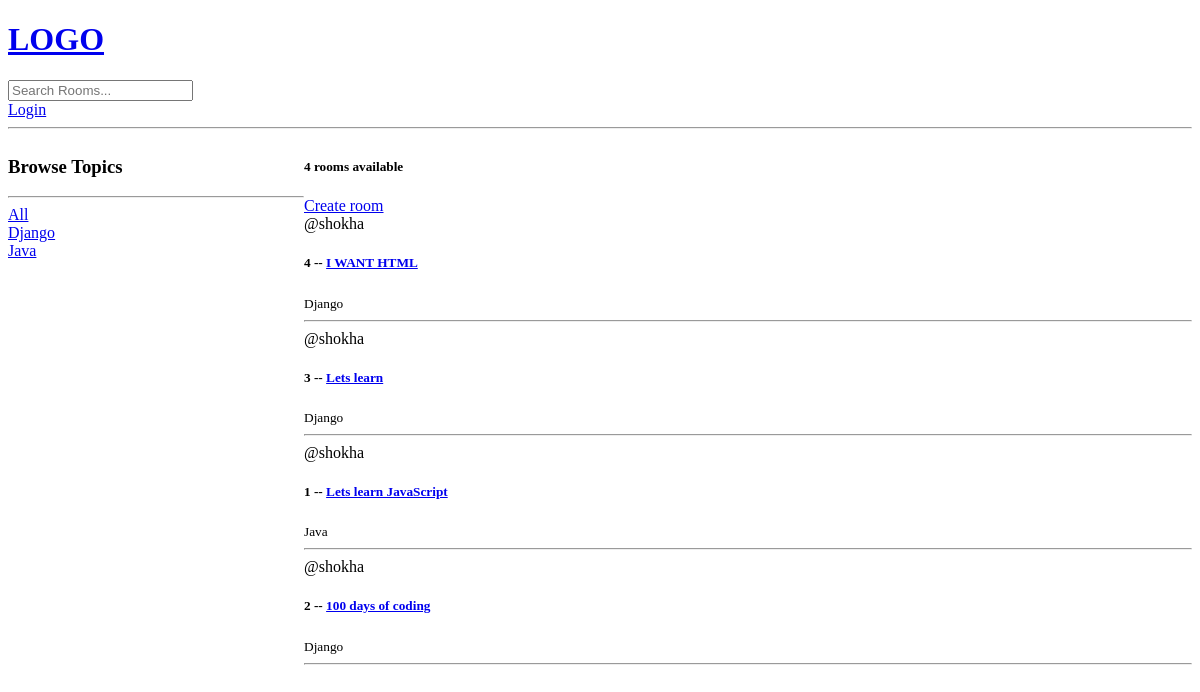
/, run on an earlier commit of the app's database.
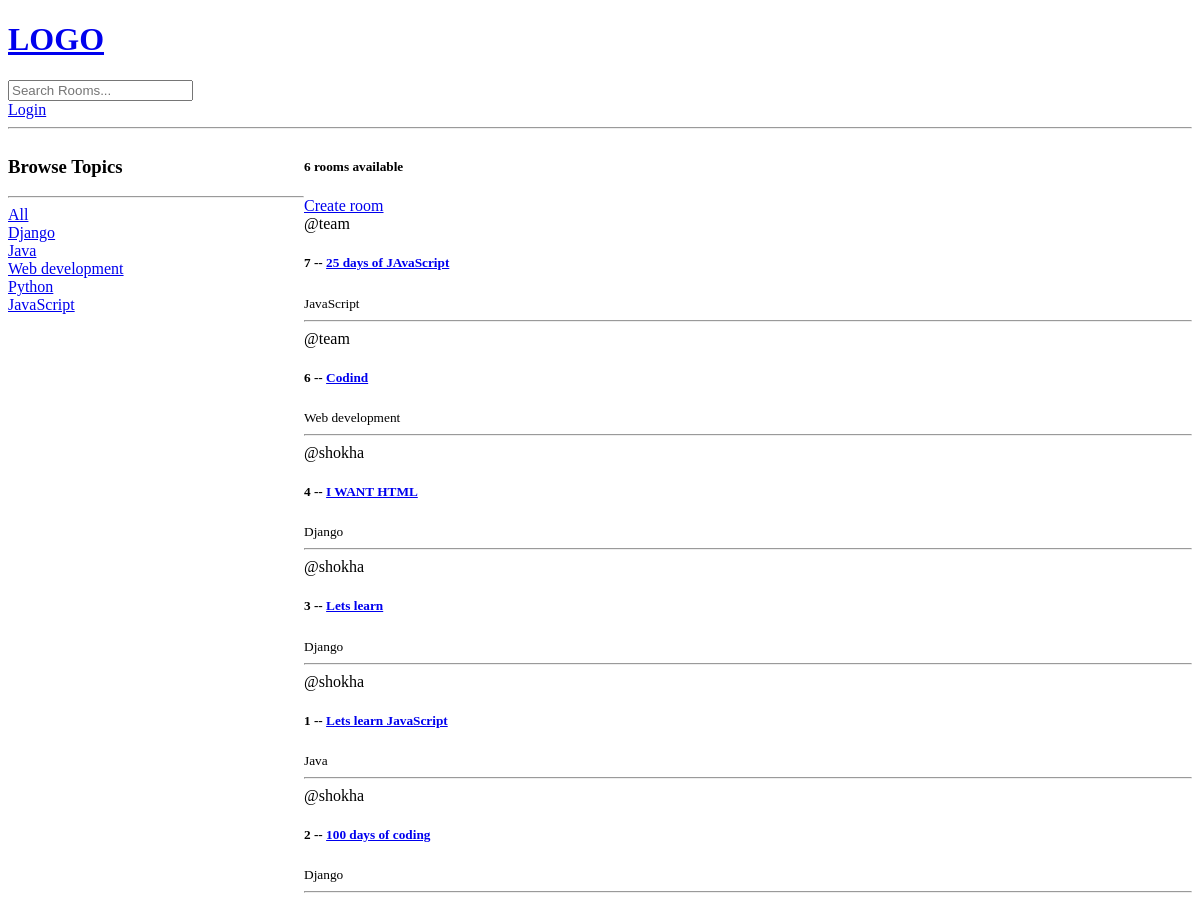
And on a later commit of the database.
### base/models.py (models this page shows, shortened)
class Topic(models.Model):
    name = models.CharField(max_length=200)

class Room(models.Model):
    host = models.ForeignKey(User, on_delete=models.SET_NULL, null=True)
    topic = models.ForeignKey(Topic, on_delete=models.SET_NULL, null=True)
    name = models.CharField(max_length=200)
    description = models.TextField(null=True, blank=True)
    update = models.DateTimeField(auto_now=True)
    created = models.DateTimeField(auto_now_add=True)
    class Meta:
        ordering = ['-update', '-created']

### base/views.py (the view)
# urls.py: path('', views.home, name="home"),
def home(request):
    q = request.GET.get('q') if request.GET.get('q') != None else ''
    rooms = Room.objects.filter(
        Q(topic__name__icontains=q) |
        Q(name__icontains=q) |
        Q(description__icontains=q)
        )
    topics = Topic.objects.all()
    room_count = rooms.count()
    context = {'rooms': rooms, 'topics': topics, 'room_count': room_count}
    return render(request, 'base/home.html', context)

### base/templates/base/home.html (shortened to what this page needs)
{% extends 'main.html' %}
{% block content %}
<div class="home-container">
    <div>
        <h3>Browse Topics</h3>
        <hr>
        <div>
            <a href="{% url 'home' %}">All</a>
        </div>
        {% for topic in topics %}
        <div>
            <a href="{% url 'home' %}?q={{topic.name}}">{{topic.name}}</a>
        </div>
        {% endfor %}
    </div>
    <div>
        <h5>{{room_count}} rooms available</h5>
        <a href="{% url 'create-room' %}">Create room</a>
        <div>
            {% for room in rooms %}
            <div>
                <span>@{{room.host.username}}</span>
                <h5>{{room.id}} -- <a href="{% url 'room' room.id %}">{{room.name}}</a></h5>
                <small>{{room.topic.name}}</small>
                <hr>
            </div>
            {% endfor %}
        </div>
    </div>
</div>
{% endblock content %}

### templates/main.html (shortened to what this page needs)
<!DOCTYPE html>
<html lang="en">
<head>
</head>
<body>
    {% include 'navbar.html' %}
    {% block content %}
    {% endblock %}
</body>
</html>

### templates/navbar.html
<a href="/">
    <h1>LOGO</h1>
</a>
<form method="GET" action="{% url 'home' %}">
    <input type="text" name="q" placeholder="Search Rooms..."/>
</form>
{% if request.user.is_authenticated %}
<p>Hello {{request.user}}</p>
<a href="{% url 'logout' %}">Logout</a>
{% else %}
<a href="{% url 'login' %}">Login</a>
{% endif %}
<hr>

### base/templates/base/home.html (style rules this page uses)
.home-container { display: grid; grid-template-columns: 1fr 3fr; }

What changed in the data, as far as the page shows it:
added Topic: name "Web development"
added Topic: name "Python"
added Topic: name "JavaScript"
added Room: host.username "team", id "7", name "25 days of JAvaScript", topic.name "JavaScript"
added Room: host.username "team", id "6", name "Codind", topic.name "Web development"
Also different on the page:
{{ room_count }}: "4" → "6"
